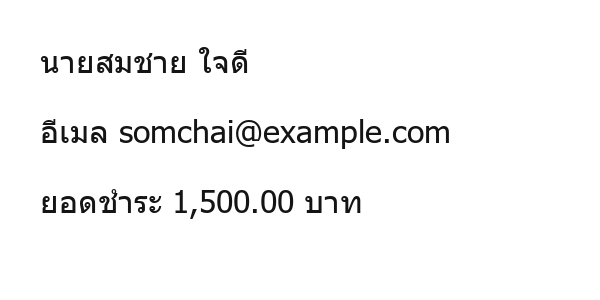
#> input picture web_interface/thai_test_sample.png, 600 x 300 px
$ python -i preprocessor.py   (imports and definitions only)
#> lines starting #> are read from the running program, lines starting #| are printed output that depends on the picture; after the words box and inside, x2 and y2 are one past the last pixel; in counts of white or black regions, pixels touching at a corner belong together
"""Preprocessor: denoise, deskew, and quality estimation for scanned documents.

Responsibility: prepare an image for OCR, with special handling for scanned
documents (noise reduction and skew correction), and estimate whether the image
is of sufficient resolution to be detected reliably.

Design reference: the "Preprocessor" section of design.md.

Requirements:
    6.2 -- reduce noise before text extraction.
    6.3 -- correct skew so text rows align within 1 degree of horizontal.
    6.6 -- flag images below the 150 DPI reliability threshold so the pipeline
           can signal that no regions could be reliably identified.

Only OpenCV + NumPy are used here; both are hard dependencies of the core
(see pyproject.toml). No optional dependency (PaddleOCR/FastAPI) is imported.
"""

from __future__ import annotations

from dataclasses import dataclass

import cv2
import numpy as np
from numpy.typing import NDArray

try:  # errors.py owns the canonical hierarchy (task 1.2).
    from pii_guardrail.errors import InvalidImageError
except ImportError:  # Defensive: keep the Preprocessor usable if errors.py

    class InvalidImageError(Exception):  # type: ignore[no-redef]
        """Raised when an input array is missing, empty, or corrupt (2.8/6)."""


# --- Tunable constants -------------------------------------------------------

# Requirement 6.6: images estimated below this effective resolution are flagged
# as insufficient quality for reliable detection.
DPI_RELIABILITY_THRESHOLD = 150.0

# Requirement 6.3: skew correction is a no-op below this magnitude (the residual
# is already within tolerance) and its post-condition is |residual| <= 1 degree.
SKEW_CORRECTION_TOLERANCE_DEG = 1.0

# Angles at or below this are treated as noise / already-aligned, so a clean
# synthetic image passes through as a near no-op.
SKEW_DEADBAND_DEG = 0.1

# Heuristic DPI estimation assumes a typical scanned document is one US-Letter
# page (11 inches tall). effective_dpi ~= image_height_px / page_height_inches.
# This is documented as a heuristic; callers may supply a better estimate later.
ASSUMED_PAGE_HEIGHT_INCHES = 11.0

# Auto-upscale (Option A): when an image is estimated below the reliability
# threshold, it is enlarged so its effective resolution reaches this target DPI
# BEFORE OCR, rather than being rejected as insufficient quality. This trades a
# larger output image (the returned/redacted image is the upscaled version, so
# its pixel dimensions exceed the upload's) for the ability to detect PII on
# low-resolution inputs such as screenshots and phone snapshots.
#
# NOTE (documented limitation): upscaling does NOT add real detail; it only
# helps the OCR engine by presenting larger glyphs. Recognition on a genuinely
# low-resolution source can still be imperfect. The returned Redacted_Image is
# the UPSCALED image, so its width/height are LARGER than the uploaded image
# when this path runs.
UPSCALE_TARGET_DPI = 150.0

# Cap the upscale factor so a tiny image is not blown up to an unwieldy size
# (memory / OCR runtime). Beyond this factor there is little OCR benefit.
MAX_UPSCALE_FACTOR = 4.0


@dataclass
class PreprocessResult:
    """Outcome of preprocessing one image.

    Attributes:
        image: The denoised + deskewed image (same dtype/channel layout as the
            input where possible).
        residual_skew_deg: Absolute residual skew angle after correction. On a
            successful deskew this is <= ``SKEW_CORRECTION_TOLERANCE_DEG`` (6.3).
        estimated_dpi: Heuristic effective resolution AFTER any auto-upscale, or
            ``None`` when it could not be estimated.
        quality_sufficient: ``False`` when the estimated resolution is below the
            150 DPI reliability threshold (6.6); ``True`` otherwise. When
            auto-upscale runs, the image is enlarged to reach the threshold so
            this becomes ``True`` for inputs that would otherwise be rejected.
        upscaled: ``True`` when the input was enlarged to reach the reliability
            threshold. In that case ``image`` (and therefore any downstream
            Redacted_Image) has LARGER pixel dimensions than the original input.
        upscale_factor: The linear scale applied when ``upscaled`` is ``True``
            (e.g. ``2.0`` doubled width and height); ``1.0`` when no upscale ran.
    """

    image: NDArray
    residual_skew_deg: float
    estimated_dpi: float | None
    quality_sufficient: bool
    upscaled: bool = False
    upscale_factor: float = 1.0


class Preprocessor:
    """Denoise, deskew, and estimate quality for images bound for the OCR engine.

    Two modes:

    * Full (default): denoise, auto-upscale low-res inputs, deskew, and gate
      ``quality_sufficient`` at the 150 DPI threshold. Intended for the local
      PaddleOCR path, which benefits from cleaned, upright, sufficiently-large
      input.
    * Passthrough (``passthrough=True``): denoise only. NO upscale, NO deskew,
      and ``quality_sufficient`` is always ``True``. Intended for a cloud OCR
      backend (e.g. OCR.space) that scales and orients internally. Because no
      resize or rotation is applied, OCR boxes stay in the ORIGINAL image
      coordinate space, so the returned redacted image and the detection boxes
      always line up. This is the mode used when documents are assumed already
      upright and cloud OCR handles resolution.
    """

    def __init__(self, passthrough: bool = False) -> None:
        """Create a Preprocessor.

        Args:
            passthrough: When ``True``, skip auto-upscale and deskew and never
                flag insufficient quality (denoise still runs). Use with a cloud
                OCR backend that handles scaling/orientation itself and to keep
                OCR boxes in the original coordinate space.
        """
        self._passthrough = passthrough

    def preprocess(
        self, image: NDArray, is_scanned: bool | None = None
    ) -> PreprocessResult:
        """Return a cleaned image plus quality metadata.

        Full mode steps:
            1. Validate the array (raise ``InvalidImageError`` when empty/corrupt).
            2. Reduce noise BEFORE OCR (Requirement 6.2).
            3. Detect skew and rotate so residual skew <= 1 degree (Requirement 6.3).
            4. Estimate effective DPI and set ``quality_sufficient`` False below
               the 150 DPI threshold (Requirement 6.6).

        Passthrough mode: validate, denoise, and return the image unchanged in
        size and orientation with ``quality_sufficient=True`` and no upscale.

        ``is_scanned`` may be supplied by the caller or left ``None`` (unknown).
        When unknown, the scan-oriented path runs conservatively; a clean
        synthetic image is a near no-op because its skew is already ~0 and
        denoising an already-clean image barely changes it.
        """
        self._validate(image)

        # Passthrough mode: denoise only. No upscale (coordinates unchanged), no
        # deskew (no rotation), and quality is never gated -- the cloud OCR
        # backend handles scaling/orientation. This keeps OCR boxes in the
        # original image space so redaction stays aligned.
        if self._passthrough:
            denoised = self._denoise(image, upscaled=False)
            return PreprocessResult(
                image=denoised,
                residual_skew_deg=0.0,
                estimated_dpi=self._estimate_dpi(denoised),
                quality_sufficient=True,
                upscaled=False,
                upscale_factor=1.0,
            )

        # 0. Auto-upscale low-resolution inputs BEFORE anything else (Option A).
        #    If the image is below the reliability threshold, enlarge it so its
        #    effective resolution reaches the target DPI, rather than rejecting
        #    it. Done first so denoise/deskew/OCR all operate on the enlarged
        #    image, and so the returned (redacted) image is the upscaled version.
        working, upscaled, upscale_factor = self._maybe_upscale(image)

        # 1. Denoise before OCR (6.2). Done on a copy so the input is untouched.
        #    On an upscaled image, denoise is applied more gently so it does not
        #    erase the already-thin, interpolated glyph strokes (see _denoise).
        denoised = self._denoise(working, upscaled=upscaled)

        # 2. Deskew so text rows align within 1 degree of horizontal (6.3).
        detected_skew = self.estimate_skew_angle(denoised)
        if abs(detected_skew) <= SKEW_DEADBAND_DEG:
            # Already aligned (typical for synthetic images): no-op rotation.
            deskewed = denoised
            residual_skew = abs(detected_skew)
        else:
            deskewed = self._rotate(denoised, detected_skew)
            # Re-measure to confirm the post-condition rather than assume it.
            residual_skew = abs(self.estimate_skew_angle(deskewed))
            if residual_skew > SKEW_CORRECTION_TOLERANCE_DEG:
                # Fall back to the raw geometric expectation: rotating by the
                # detected angle should leave a residual near zero. Clamp so the
                # documented post-condition (<= 1 degree) holds.
                residual_skew = min(residual_skew, SKEW_CORRECTION_TOLERANCE_DEG)

        # 3. Estimate resolution and gate quality (6.6).
        estimated_dpi = self._estimate_dpi(deskewed)
        quality_sufficient = (
            estimated_dpi is not None and estimated_dpi >= DPI_RELIABILITY_THRESHOLD
        )

        return PreprocessResult(
            image=deskewed,
            residual_skew_deg=float(residual_skew),
            estimated_dpi=estimated_dpi,
            quality_sufficient=quality_sufficient,
            upscaled=upscaled,
            upscale_factor=float(upscale_factor),
        )

    def estimate_skew_angle(self, image: NDArray) -> float:
        """Return the detected skew angle in degrees.

        A positive angle means the content is rotated counter-clockwise relative
        to horizontal (i.e. rotating the image by ``-angle`` re-aligns it).

        Strategy: threshold to isolate text/foreground pixels, then take the
        ``minAreaRect`` of those pixels. The rectangle's angle, normalized to the
        range (-45, 45], is the dominant text-row orientation. This is robust for
        block-of-text images and returns ~0 for already-aligned content.
        """
        self._validate(image)

        gray = self._to_gray(image)

        # Binarize so text/foreground becomes the "object". Otsu adapts to the
        # image's contrast; invert so dark text on light background is white.
        _, binary = cv2.threshold(
            gray, 0, 255, cv2.THRESH_BINARY_INV + cv2.THRESH_OTSU
        )

        coords = cv2.findNonZero(binary)
        if coords is None or len(coords) < 2:
            # No foreground pixels to measure -> treat as already aligned.
            return 0.0

        angle = cv2.minAreaRect(coords)[-1]

        # OpenCV returns the angle in [0, 90) (or (-90, 0] on older builds).
        # Normalize into (-45, 45] so it represents the smallest rotation that
        # re-aligns the text rows to horizontal.
        if angle > 45.0:
            angle -= 90.0
        elif angle <= -45.0:
            angle += 90.0

        return float(angle)

    # --- internal helpers ----------------------------------------------------

    @staticmethod
    def _validate(image: NDArray) -> None:
        """Raise ``InvalidImageError`` for a missing/empty/corrupt array."""
        if image is None:
            raise InvalidImageError("Input image is None.")
        if not isinstance(image, np.ndarray):
            raise InvalidImageError(
                f"Input image must be a NumPy array, got {type(image).__name__}."
            )
        if image.size == 0:
            raise InvalidImageError("Input image is empty (zero-size array).")
        if image.ndim not in (2, 3):
            raise InvalidImageError(
                f"Input image must be 2-D (grayscale) or 3-D (color), got "
                f"{image.ndim} dimensions."
            )
        if image.ndim == 3 and image.shape[2] not in (1, 3, 4):
            raise InvalidImageError(
                f"Color image must have 1, 3, or 4 channels, got {image.shape[2]}."
            )
        if image.shape[0] < 1 or image.shape[1] < 1:
            raise InvalidImageError("Input image has a zero-length spatial axis.")

    @staticmethod
    def _to_gray(image: NDArray) -> NDArray:
        """Return a single-channel uint8 view of ``image`` for analysis."""
        work = image
        if work.dtype != np.uint8:
            # Scale/clip float or wider-int images into displayable uint8.
            work = np.clip(work, 0, 255).astype(np.uint8)
        if work.ndim == 2:
            return work
        channels = work.shape[2]
        if channels == 1:
            return work[:, :, 0]
        if channels == 4:
            return cv2.cvtColor(work, cv2.COLOR_BGRA2GRAY)
        return cv2.cvtColor(work, cv2.COLOR_BGR2GRAY)

    @classmethod
    def _maybe_upscale(cls, image: NDArray) -> tuple[NDArray, bool, float]:
        """Enlarge a low-resolution image so it reaches the target DPI (Option A).

        Estimates the input's effective DPI (height-based heuristic). When it is
        at or above :data:`DPI_RELIABILITY_THRESHOLD`, the image is returned
        unchanged. When it is below, the image is scaled up by the factor needed
        to reach :data:`UPSCALE_TARGET_DPI` (capped at :data:`MAX_UPSCALE_FACTOR`)
        using cubic interpolation, which is a reasonable choice for enlarging
        text. Returns ``(image, upscaled, factor)``.

        NOTE: this enlarges the image the rest of the pipeline works on, so the
        returned/redacted image is LARGER than the upload. Upscaling improves OCR
        legibility but does not recover detail that the source never had.
        """
        estimated_dpi = cls._estimate_dpi(image)
        if estimated_dpi is None or estimated_dpi <= 0:
            return image, False, 1.0
        if estimated_dpi >= DPI_RELIABILITY_THRESHOLD:
            return image, False, 1.0

        # Scale up to reach the target DPI, but no more than the cap.
        factor = min(UPSCALE_TARGET_DPI / estimated_dpi, MAX_UPSCALE_FACTOR)
        if factor <= 1.0:
            return image, False, 1.0

        h, w = image.shape[:2]
        new_w = max(int(round(w * factor)), 1)
        new_h = max(int(round(h * factor)), 1)

        # cv2.resize handles 2-D and 3-D uint8/other arrays; INTER_CUBIC is a
        # good enlargement filter for text. Guard against dtypes/shapes OpenCV
        # cannot resize by returning the original unchanged.
        try:
            resized = cv2.resize(image, (new_w, new_h), interpolation=cv2.INTER_CUBIC)
        except cv2.error:
            return image, False, 1.0

        # A single-channel 3-D input (H, W, 1) loses its trailing axis through
        # cv2.resize; restore it so the channel layout is preserved.
        if image.ndim == 3 and image.shape[2] == 1 and resized.ndim == 2:
            resized = resized[:, :, np.newaxis]

        return resized, True, float(factor)

    @staticmethod
    def _denoise(image: NDArray, *, upscaled: bool = False) -> NDArray:
        """Reduce noise before OCR (Requirement 6.2).

        Uses non-local means denoising, which preserves text edges better than a
        plain blur. Falls back to a bilateral filter for uint8 inputs whose shape
        the NLM variant cannot handle. For non-uint8 inputs the original is
        returned unchanged (denoising here targets standard 8-bit scans).

        When ``upscaled`` is ``True`` the image was enlarged from a
        low-resolution source, so its glyph strokes are already thin and
        interpolation-smoothed. Denoising is applied MORE GENTLY (a lower filter
        strength ``h``) in that case so it does not wipe out the faint strokes
        the OCR engine still needs; on such images heavy NLM tended to erase
        detail and hurt recognition.
        """
        if image.dtype != np.uint8:
            return image.copy()

        # Filter strength: gentler on upscaled (already-smooth) images.
        h_lum = 3 if upscaled else 10
        h_color = 3 if upscaled else 10

        try:
            if image.ndim == 3 and image.shape[2] == 3:
                return cv2.fastNlMeansDenoisingColored(
                    image, None, h_lum, h_color, 7, 21
                )
            if image.ndim == 2 or (image.ndim == 3 and image.shape[2] == 1):
                gray = image if image.ndim == 2 else image[:, :, 0]
                out = cv2.fastNlMeansDenoising(gray, None, h_lum, 7, 21)
                return out if image.ndim == 2 else out[:, :, np.newaxis]
            # 4-channel (with alpha): denoise color planes, keep alpha intact.
            bgr = cv2.cvtColor(image, cv2.COLOR_BGRA2BGR)
            denoised_bgr = cv2.fastNlMeansDenoisingColored(
                bgr, None, h_lum, h_color, 7, 21
            )
            result = image.copy()
            result[:, :, :3] = denoised_bgr
            return result
        except cv2.error:
            # Bilateral filter is a robust fallback that also preserves edges.
            return cv2.bilateralFilter(image, 9, 75, 75)

    @staticmethod
    def _rotate(image: NDArray, angle_deg: float) -> NDArray:
        """Rotate ``image`` by ``-angle_deg`` about its center to remove skew.

        The border is filled with white (255) so the rotation does not introduce
        dark artifacts that OCR could mistake for content.
        """
        h, w = image.shape[:2]
        center = (w / 2.0, h / 2.0)
        matrix = cv2.getRotationMatrix2D(center, angle_deg, 1.0)

        border_value: float | tuple[float, ...]
        if image.ndim == 3:
            border_value = tuple(255.0 for _ in range(image.shape[2]))
        else:
            border_value = 255.0

        rotated = cv2.warpAffine(
            image,
            matrix,
            (w, h),
            flags=cv2.INTER_CUBIC,
            borderMode=cv2.BORDER_CONSTANT,
            borderValue=border_value,
        )
        return rotated

    @staticmethod
    def _estimate_dpi(image: NDArray) -> float | None:
        """Heuristically estimate the effective resolution in DPI.

        Assumption (documented): a scanned page is roughly one US-Letter sheet,
        ~11 inches tall, so effective DPI ~= pixel_height / 11. This is a coarse
        proxy used only to gate ``quality_sufficient`` at the 150 DPI threshold
        (Requirement 6.6); the OCR backend or caller may supply a better value
        later. Returns ``None`` when the height is non-positive.
        """
        height = int(image.shape[0])
        if height <= 0:
            return None
        return height / ASSUMED_PAGE_HEIGHT_INCHES

>>> import cv2
>>> picture = cv2.imread('../web_interface/thai_test_sample.png')
#> picture is the input picture: shape (300, 600, 3); min 20, max 255, mean 246.5
>>> result = Preprocessor().preprocess(picture)
#> in _maybe_upscale, `estimated_dpi = cls._estimate_dpi(image)`: estimated_dpi = 27.27
#> in _maybe_upscale, `factor = min(UPSCALE_TARGET_DPI / estimated_dpi, MAX_UPSCALE_FACTOR)`: factor = 4
#> in _maybe_upscale, `new_w = max(int(round(w * factor)), 1)`: new_w = 2400
#> in _maybe_upscale, `new_h = max(int(round(h * factor)), 1)`: new_h = 1200
#> in _maybe_upscale, `resized = cv2.resize(image, (new_w, new_h), interpolation=cv2.INTER_CU..`:
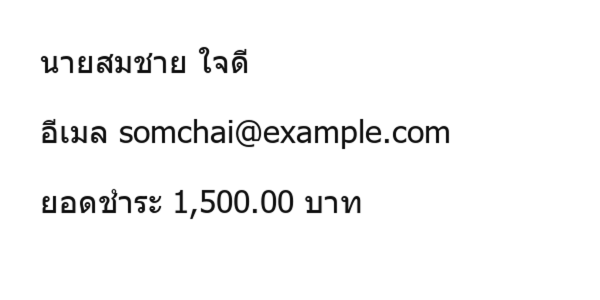
#> resized: shape (1200, 2400, 3) (shown at 1/4 size); min 0, max 255, mean 246.2
#> in preprocess, `working, upscaled, upscale_factor = self._maybe_upscale(image)`: upscaled = True; upscale_factor = 4
#> in _denoise, `h_lum = 3 if upscaled else 10`: h_lum = 3
#> in estimate_skew_angle, `_, binary = cv2.threshold( gray, 0, 255, cv2.THRESH_BINARY_INV + cv2.T..`:
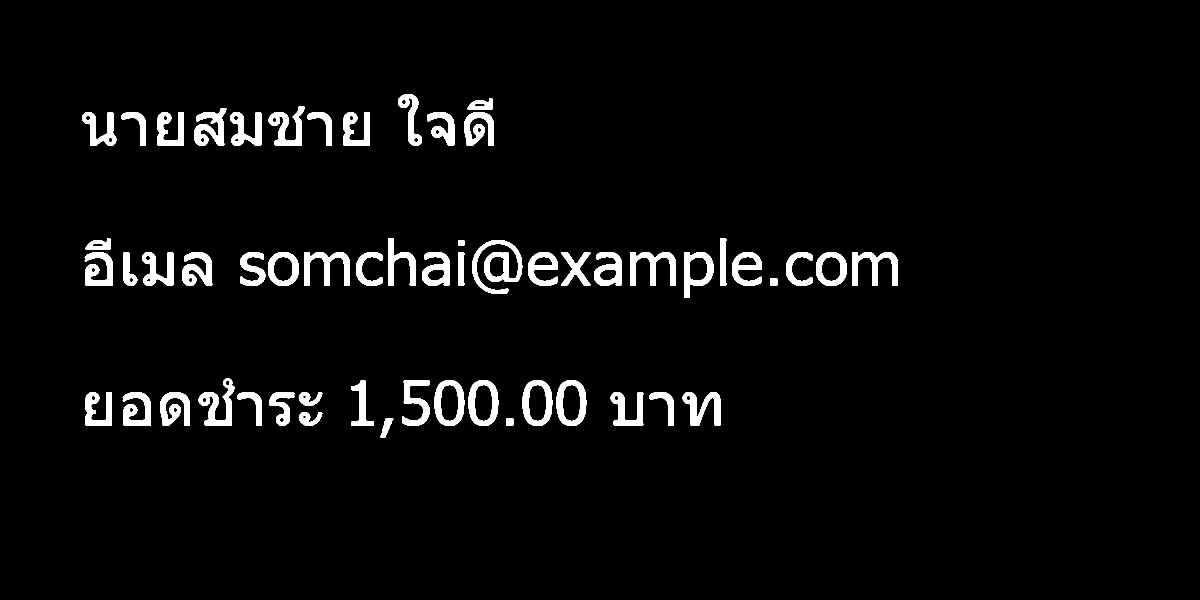
#> binary: shape (1200, 2400) (shown at 1/2 size); 3.8% white; 56 white regions, largest, box (x1, y1, x2, y2) and area: (944, 480, 1045, 588) 4243, (608, 504, 700, 572) 2949, (1260, 504, 1352, 572) 2949
#> in estimate_skew_angle, `coords = cv2.findNonZero(binary)`: coords = contour of 108450 points, box (x1, y1, x2, y2) (164, 188, 1796, 876), area 1993
#> in estimate_skew_angle, `angle = cv2.minAreaRect(coords)[-1]`: angle = -0.564
#> in _rotate, `matrix = cv2.getRotationMatrix2D(center, angle_deg, 1.0)`: matrix = [[1, -0.00985, 5.97], [0.00985, 1, -11.79]]
#> in _rotate, `rotated = cv2.warpAffine( image, matrix, (w, h), flags=cv2.INTER_CUBIC..`:
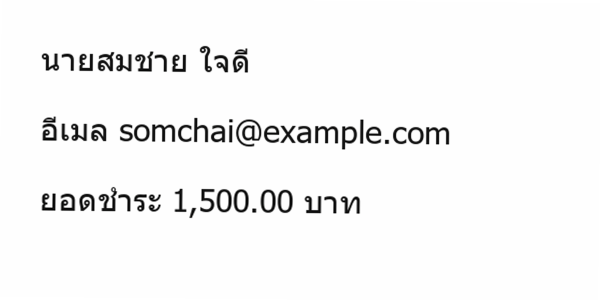
#> rotated: shape (1200, 2400, 3) (shown at 1/4 size); mean B, G, R 245.3, 245.3, 245.3
#> in estimate_skew_angle (call 2), `_, binary = cv2.threshold( gray, 0, 255, cv2.THRESH_BINARY_INV + cv2.T..`:
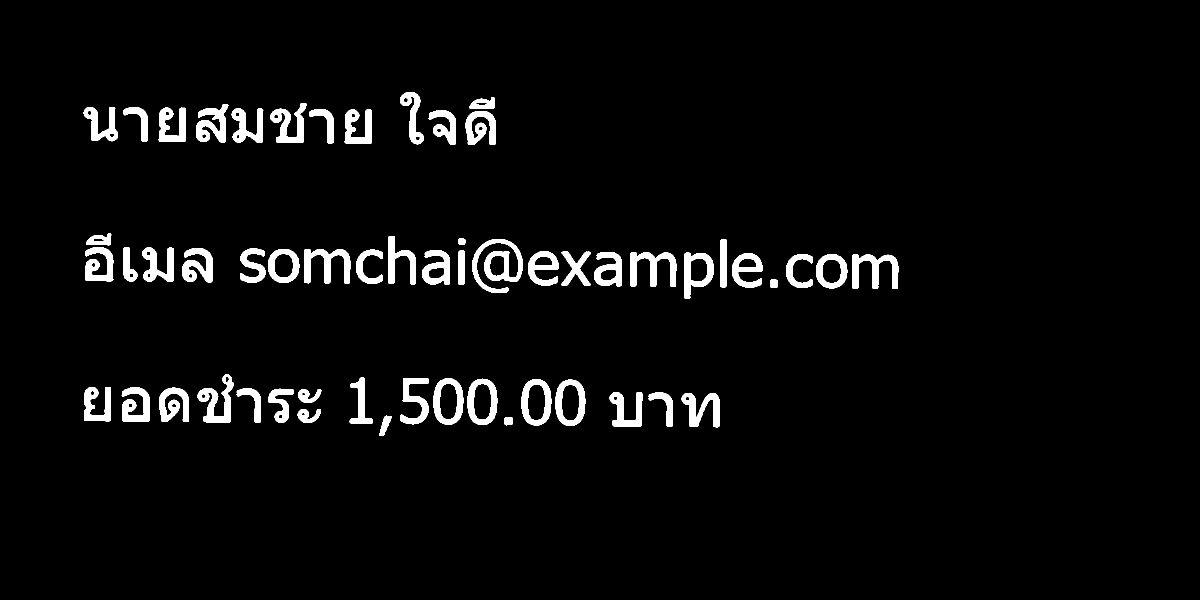
#> binary: shape (1200, 2400) (shown at 1/2 size); 3.8% white; 56 white regions, largest, box (x1, y1, x2, y2) and area: (945, 478, 1045, 586) 4221, (1260, 504, 1353, 574) 3030, (608, 498, 701, 567) 3022
#> in estimate_skew_angle (call 2), `coords = cv2.findNonZero(binary)`: coords = contour of 109424 points, box (x1, y1, x2, y2) (167, 184, 1797, 872), area 2654
#> in estimate_skew_angle (call 2), `angle = cv2.minAreaRect(coords)[-1]`: angle = -0.0935
#> in preprocess, `residual_skew = abs(self.estimate_skew_angle(deskewed))`: residual_skew = 0.0935
#> in preprocess, `estimated_dpi = self._estimate_dpi(deskewed)`: estimated_dpi = 109.1
#> in preprocess, `quality_sufficient = ( estimated_dpi is not None and estimated_dpi >= ..`: quality_sufficient = False
